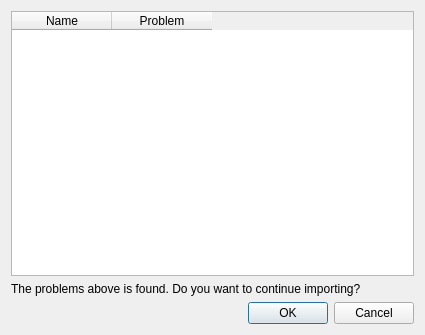
<?xml version="1.0" encoding="UTF-8"?>
<ui version="4.0">
 <class>GeoDataRiverSurveyImporter_ProblemsDialog</class>
 <widget class="QDialog" name="GeoDataRiverSurveyImporter_ProblemsDialog">
  <property name="geometry">
   <rect>
    <x>0</x>
    <y>0</y>
    <width>425</width>
    <height>335</height>
   </rect>
  </property>
  <property name="windowTitle">
   <string>Problems Found in Data</string>
  </property>
  <layout class="QVBoxLayout" name="verticalLayout">
   <item>
    <widget class="QTableWidget" name="tableWidget">
     <column>
      <property name="text">
       <string>Name</string>
      </property>
     </column>
     <column>
      <property name="text">
       <string>Problem</string>
      </property>
     </column>
    </widget>
   </item>
   <item>
    <widget class="QLabel" name="label">
     <property name="text">
      <string>The problems above is found. Do you want to continue importing?</string>
     </property>
     <property name="wordWrap">
      <bool>true</bool>
     </property>
    </widget>
   </item>
   <item>
    <widget class="QDialogButtonBox" name="buttonBox">
     <property name="orientation">
      <enum>Qt::Horizontal</enum>
     </property>
     <property name="standardButtons">
      <set>QDialogButtonBox::Cancel|QDialogButtonBox::Ok</set>
     </property>
    </widget>
   </item>
  </layout>
 </widget>
 <resources/>
 <connections>
  <connection>
   <sender>buttonBox</sender>
   <signal>accepted()</signal>
   <receiver>GeoDataRiverSurveyImporter_ProblemsDialog</receiver>
   <slot>accept()</slot>
   <hints>
    <hint type="sourcelabel">
     <x>248</x>
     <y>254</y>
    </hint>
    <hint type="destinationlabel">
     <x>157</x>
     <y>274</y>
    </hint>
   </hints>
  </connection>
  <connection>
   <sender>buttonBox</sender>
   <signal>rejected()</signal>
   <receiver>GeoDataRiverSurveyImporter_ProblemsDialog</receiver>
   <slot>reject()</slot>
   <hints>
    <hint type="sourcelabel">
     <x>316</x>
     <y>260</y>
    </hint>
    <hint type="destinationlabel">
     <x>286</x>
     <y>274</y>
    </hint>
   </hints>
  </connection>
 </connections>
</ui>
